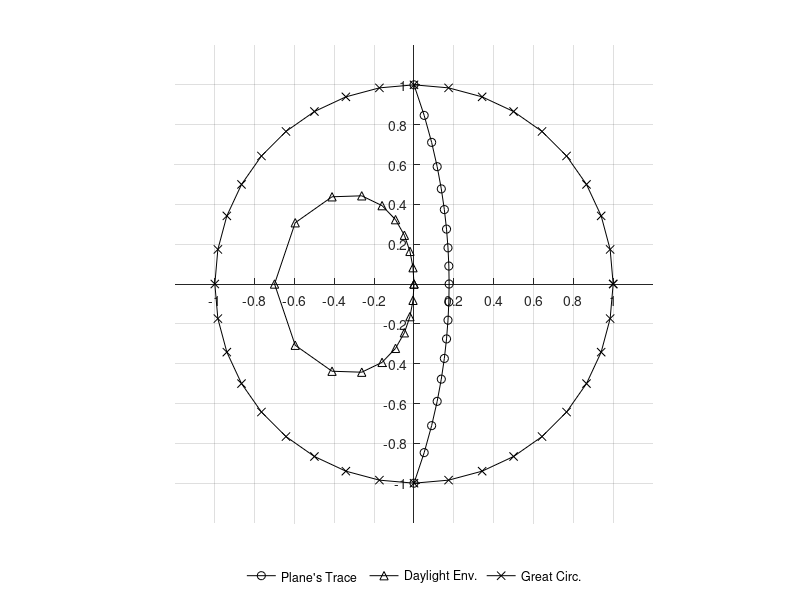
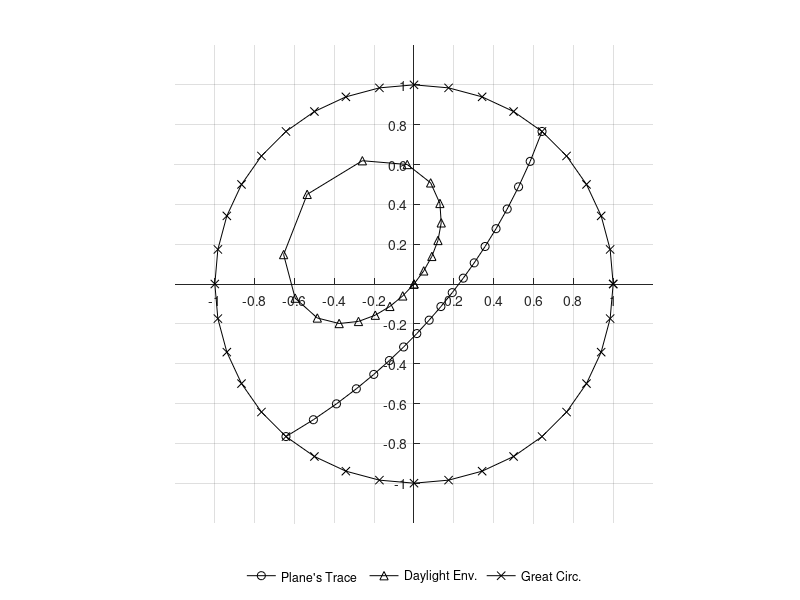

Recreate these plots in MATLAB, in order.
% example1StepByStepEqAngleSCR
clear all

## Description:
## Given a slope face with orientation 130/70, plot the Datlight Envelope (DLE)
## by using equations for the equal-angle projection.
##
## Reference:
## Richards, L. R., & Atherton, D.. (1987). Ground engineers reference book. 
## In F. G. Bell (Ed.) (1st ed., pp. 12.01–12.16). London: Butterworth 
## Heinemann Inc.


# The problem will be solved first as is the dip-direction is at the East, then
# d_{dir} = 130 degrees and the diference is dDiff.
dDir = 130;
theta = dDir - 90;

# The dip direction is 70.
d = 70;

# To plot the plane's trace, we will generate 18 points according to each
# rake (pitch) r.
n = 18;
ii = 0:1:n;
r = linspace(0, 180, n+1);


# PART 1: Creating.
# We obtaing cos(d) and sin(d) which will usefull to have.
cd = cosd(d);
sd = sind(d);

# The values are tabulated.

cr = cosd(r);
sr = sind(r);
A = sr * sd;
B = sr * cd;
k1p = 1 ./ (1 + A);
x = k1p .* B;
y = k1p .* cr;

# No we will find the coordiantes of the Daylight-Envelope simmilar to the
# above table but using Eq. 26.
C = sqrt(1 - A.^2);
K1 = A ./ (C.^2 + C);
xE = -K1 .* B;
yE = -K1 .* cr;


## PART 2: Rotating.
# The rotation matrix.
R = [cosd(theta), sind(theta); -sind(theta), cosd(theta)];
# Matrix of points of the slope's trace.
D = [x; y];
E = [xE; yE];

Dabs = R * D;
Eabs = R * E;


# PART 3: The great circle.
# The great circle.
xG = [cr, -cr(2:end)];
yG = [sr, -sr(2:end)];
iiG = 0:1:(2*n-0);

# PART 4: Plotting.
lbl = cellstr(num2str(ii'));
lblG = cellstr(num2str(iiG'));
dx = 0.05;
dy = 0;
limP = 1.2;

# The unrotated plane trace and the DLE.
figure()
hold on
plot(x, y, 'ko-');
plot(xE, yE, 'k^-');
plot(xG, yG, 'kx-');
axis equal
hold off
set(gca, 'XAxisLocation', 'origin', 'YAxisLocation', 'origin');
xticks(-1:0.2:1);
yticks(-1:0.2:1);
xlim(limP*[-1, 1]);
ylim(limP*[-1, 1]);
grid on
legend({'Plane''s Trace', 'Daylight Env.', 'Great Circ.'});
legend('Orientation','horizontal');
legend('Location', 'southoutside');
legend boxoff 
%print example1unrotTraceAndDLEeqangle.svg

%figure()
%hold on
%plot(x, y, 'ko');
%plot(xE, yE, 'k^');
%plot(xG, yG, 'kx');
%text(x+dx, y+dy, lbl, 'VerticalAlignment','middle', 'HorizontalAlignment','center');
%text(xE+dx, yE+dy, lbl, 'VerticalAlignment','middle', 'HorizontalAlignment','center');
%text(xG+dx, yG+dy, lblG, 'VerticalAlignment','middle', 'HorizontalAlignment','center');
%axis equal
%hold off

# The rotated plane trace and the DLE.
figure()
hold on
plot(Dabs(1,:), Dabs(2,:), 'ko-');
plot(Eabs(1,:), Eabs(2,:), 'k^-');
plot(xG, yG, 'kx-');
axis equal
hold off
set(gca, 'XAxisLocation', 'origin', 'YAxisLocation', 'origin');
xticks(-1:0.2:1);
yticks(-1:0.2:1);
xlim(limP*[-1, 1]);
ylim(limP*[-1, 1]);
grid on
legend({'Plane''s Trace', 'Daylight Env.', 'Great Circ.'});
legend('Orientation','horizontal');
legend('Location', 'southoutside');
legend boxoff 
%print example1rotTraceAndDLEeqangle.svg

## Display tables at terminal.
display("Table 1. Trigonometric calculations of angles d and r.");
display(sprintf("r\tcr\tsr\tA\tB\tC"));
for k = 1:1:(n+1)
    display(sprintf("%3.0f\t%7.4f\t%7.4f\t%7.4f\t%7.4f\t%7.4f", ...
        [r(k), cr(k), sr(k), A(k), B(k), C(k)]));
endfor

display("Table 2. K coefficients and unrotated coordinates.");
display(sprintf("r\tk1\tK1\tx\ty\txE\tyE\txG\tyG"));
for k = 1:1:(n+1)
    display(sprintf("%3.0f\t%5.2f\t%5.2f\t%5.2f\t%5.2f\t%5.2f\t%5.2f\t%5.2f\t%5.2f", ...
        [r(k), k1p(k), K1(k), x(k), y(k), xE(k), yE(k), xG(k), yG(k)]));
endfor

display("Table 3. Rotated coordinates.");
display(sprintf("r\tx\ty\txE\tyE"));
for k = 1:1:(n+1)
    display(sprintf("%3.0f\t%5.2f\t%5.2f\t%5.2f\t%5.2f", ...
        [r(k), Dabs(1,k), Dabs(2,k), Eabs(1,k), Eabs(2,k)]));
endfor
%display(sprintf("%8d%8.0f%8.4f", 1,2.0,-cosd(30)));

## Create an HTMl table.

display("<table id='tab_trigCalcsAngDandR'>");
display("  <caption>Trigonometric calculations of angles d and r.</caption>");
display(sprintf("  <tr><th>\\(%s\\)</th><th>\\(%s\\)</th><th>\\(%s\\)</th><th>\\(%s\\)</th><th>\\(%s\\)</th><th>\\(%s\\)</th></tr>", ...
   'r', 'cr', 'sr', 'A', 'B', 'C'));
for k = 1:1:(n+1)
    display(sprintf("  <tr><td>%3.0f</td><td>%7.4f</td><td>%7.4f</td><td>%7.4f</td><td>%7.4f</td><td>%7.4f</td></tr>", ...
        [r(k), cr(k), sr(k), A(k), B(k), C(k)]));
endfor
display("</table>");

display("<table id='tab_kCoeffsAndCoords'>");
display("  <caption>K coefficients and unrotated coordinates.</caption>");
display(sprintf("  <tr><th>\\(%s\\)</th><th>\\(%s\\)</th><th>\\(%s\\)</th><th>\\(%s\\)</th><th>\\(%s\\)</th><th>\\(%s\\)</th><th>\\(%s\\)</th><th>\\(%s\\)</th><th>\\(%s\\)</th></tr>", ...
   'r', 'k''_1', 'K_1', 'x', 'y', 'x_E', 'y_E', 'x_G', 'y_G'));
for k = 1:1:(n+1)
    display(sprintf("  <tr><td>%3.0f</td><td>%5.2f</td><td>%5.2f</td><td>%5.2f</td><td>%5.2f</td><td>%5.2f</td><td>%5.2f</td><td>%5.2f</td><td>%5.2f</td></tr>", ...
        [r(k), k1p(k), K1(k), x(k), y(k), xE(k), yE(k), xG(k), yG(k)]));
endfor
display("</table>");

display("<table id='tab_rotatedCoords'>");
display("  <caption>Rotated coordinates.</caption>");
display(sprintf("  <tr><th>\\(%s\\)</th><th>\\(%s\\)</th><th>\\(%s\\)</th><th>\\(%s\\)</th><th>\\(%s\\)</th></tr>", ...
   'r', 'x', 'y', 'x_E', 'y_E'));
for k = 1:1:(n+1)
    display(sprintf("  <tr><td>%3.0f</td><td>%5.2f</td><td>%5.2f</td><td>%5.2f</td><td>%5.2f</td></tr>", ...
        [r(k), Dabs(1,k), Dabs(2,k), Eabs(1,k), Eabs(2,k)]));
endfor
display("</table>");